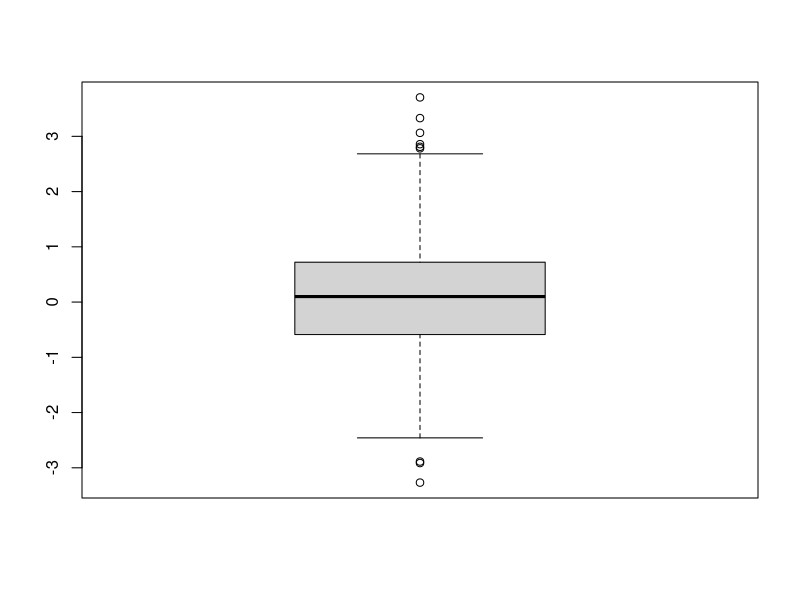
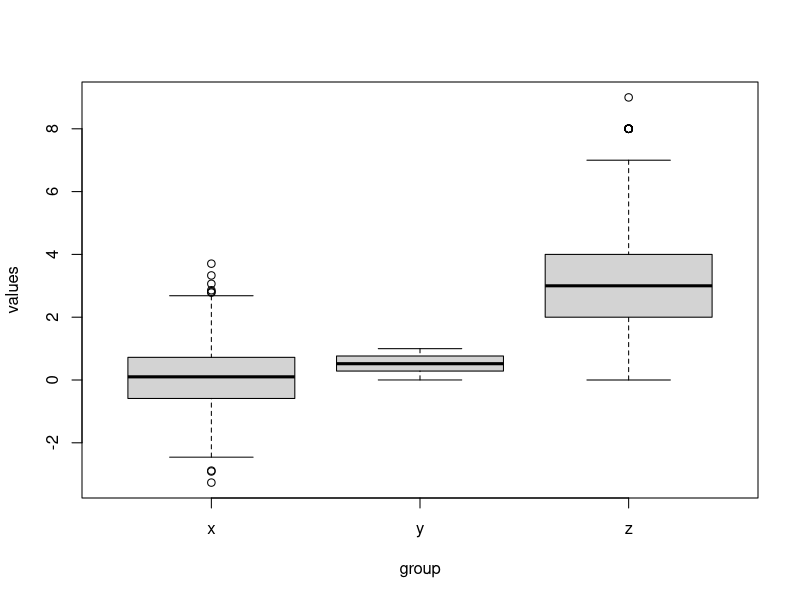
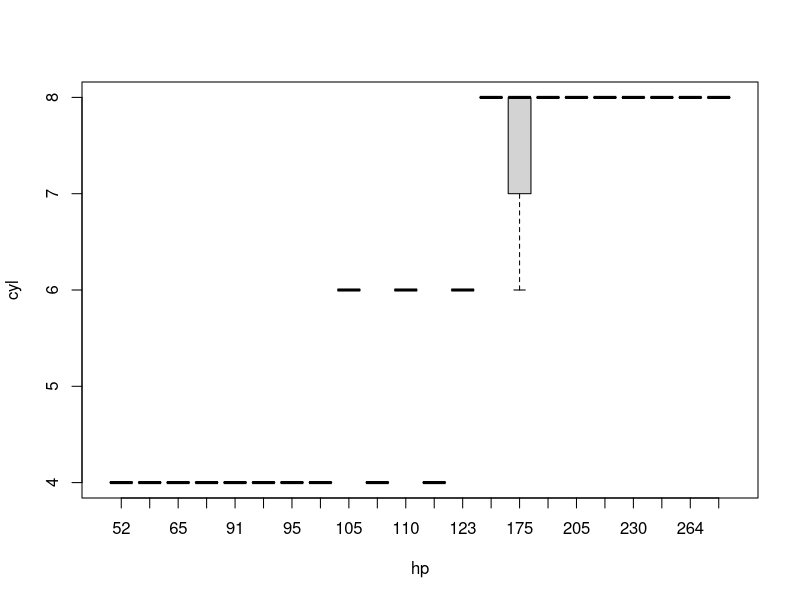
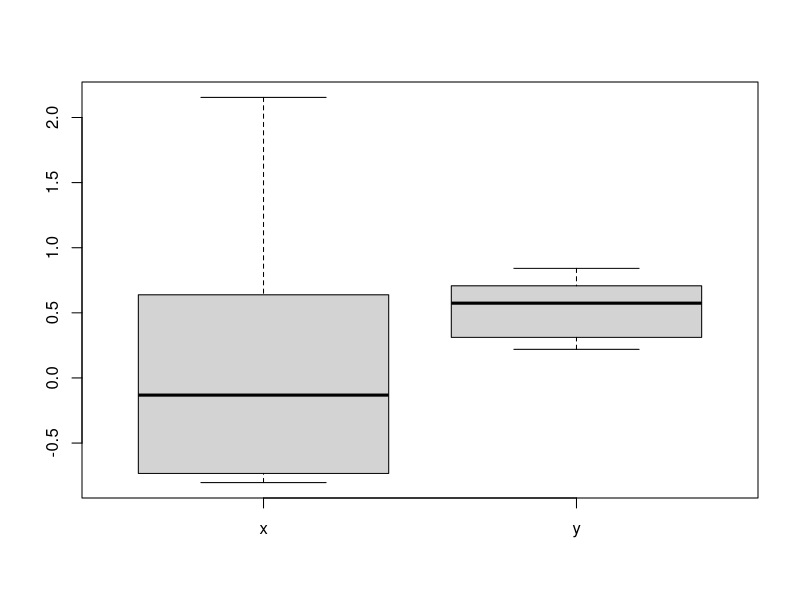
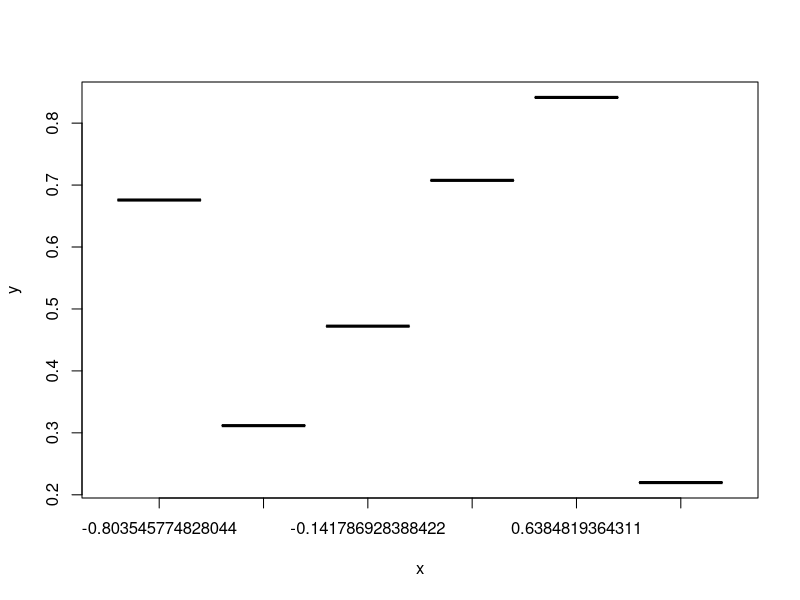
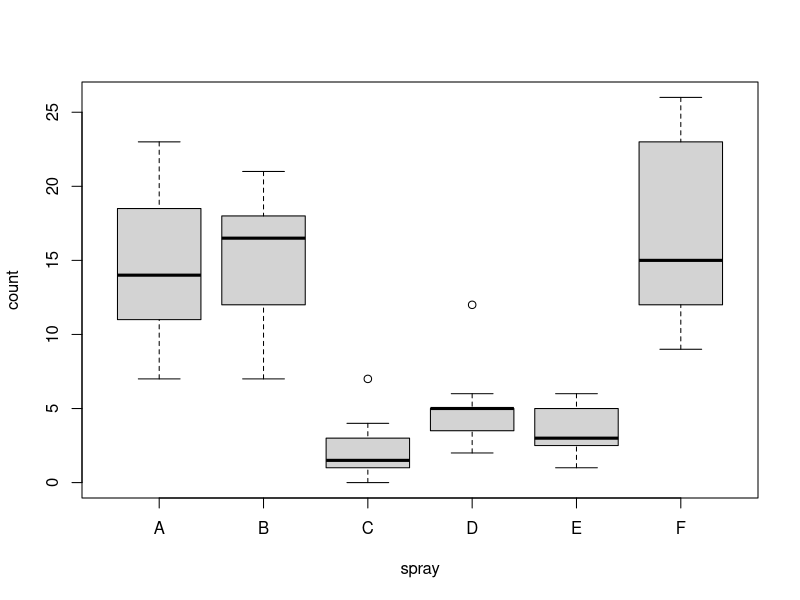
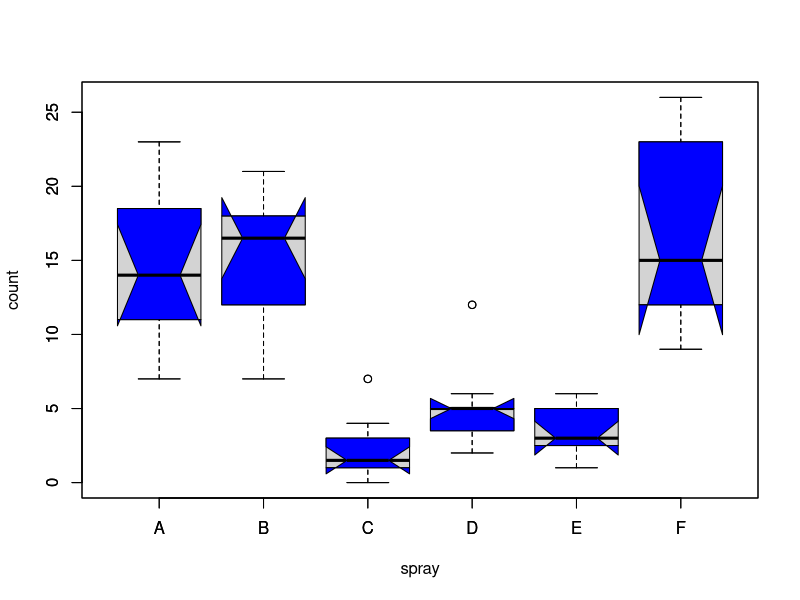
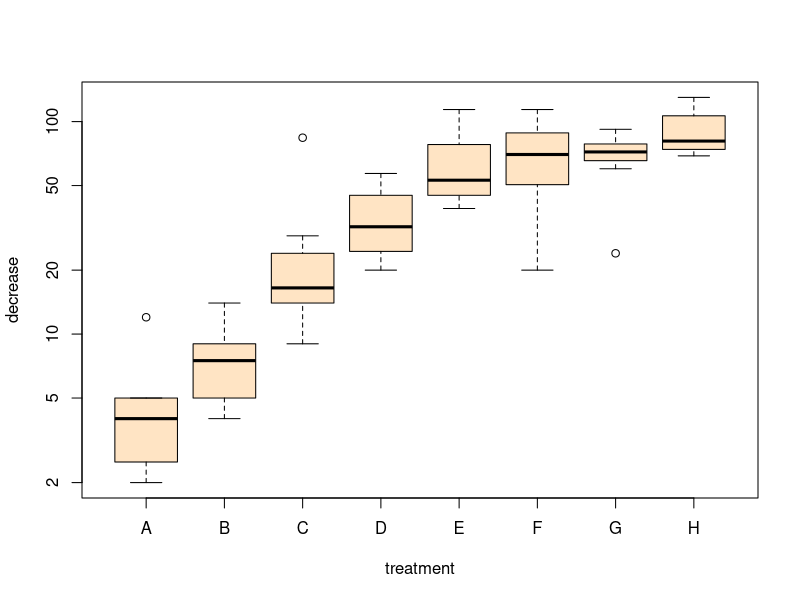

Write R code to recreate these figures, in order. (Note: this script raises an error after producing the figures.)
# Example 1: Basic Box-and-Whisker Plot in R
set.seed(8642)                                               # Create random data
x <- rnorm(1000)

boxplot(x)                                                   # Basic boxplot in R

# Example 2: Multiple Boxplots in Same Plot
y <- runif(1000)                                             # Create more variables
z <- rpois(1000, 3)

data <- data.frame(values = c(x, y, z),                      # Combine variables in data frame
                   group = c(rep("x", 1000),
                             rep("y", 1000),
                             rep("z", 1000)))

head(data)

boxplot(values ~ group, data)                                # Multiple boxplots in same graph


# Example 3: Boxplot with User-Defined Title & Labels
mtcars
mtcars <- mtcars
boxplot(cyl ~ hp, mtcars)

dados <- data.frame(x,y)
dados2 <- head(dados)
boxplot(dados2)
boxplot(y~x, dados2)




View(InsectSprays)
boxplot(count ~ spray, data = InsectSprays)
## boxplot on a formula:
boxplot(count ~ spray, data = InsectSprays, col = "lightgray")
# *add* notches (somewhat funny here <--> warning "notches .. outside hinges"):
boxplot(count ~ spray, data = InsectSprays,
        notch = TRUE, add = TRUE, col = "blue")

boxplot(decrease ~ treatment, data = OrchardSprays, col = "bisque",
        log = "y")

View(OrchardSprays)
boxplot(decrease~treatment, OrchardSprays)
boxplot(rowpos~treatment, OrchardSprays) # nao diz nada
boxplot(colpos~treatment, OrchardSprays) # nao diz nada


## horizontal=TRUE, switching  y <--> x :
boxplot(decrease ~ treatment, data = OrchardSprays, col = "bisque",
        log = "x", horizontal=TRUE)

rb <- boxplot(decrease ~ treatment, data = OrchardSprays, col = "bisque")
title("Comparing boxplot()s and non-robust mean +/- SD")
mn.t <- tapply(OrchardSprays$decrease, OrchardSprays$treatment, mean)
sd.t <- tapply(OrchardSprays$decrease, OrchardSprays$treatment, sd)
xi <- 0.3 + seq(rb$n)
points(xi, mn.t, col = "orange", pch = 18)
arrows(xi, mn.t - sd.t, xi, mn.t + sd.t,
       code = 3, col = "pink", angle = 75, length = .1)

## boxplot on a matrix:
mat <- cbind(Uni05 = (1:100)/21, Norm = rnorm(100),
             `5T` = rt(100, df = 5), Gam2 = rgamma(100, shape = 2))
boxplot(mat) # directly, calling boxplot.matrix()

## boxplot on a data frame:
df. <- as.data.frame(mat)
par(las = 1) # all axis labels horizontal
boxplot(df., main = "boxplot(*, horizontal = TRUE)", horizontal = TRUE)

## Using 'at = ' and adding boxplots -- example idea by Roger Bivand :
boxplot(len ~ dose, data = ToothGrowth,
        boxwex = 0.25, at = 1:3 - 0.2,
        subset = supp == "VC", col = "yellow",
        main = "Guinea Pigs' Tooth Growth",
        xlab = "Vitamin C dose mg",
        ylab = "tooth length",
        xlim = c(0.5, 3.5), ylim = c(0, 35), yaxs = "i")
boxplot(len ~ dose, data = ToothGrowth, add = TRUE,
        boxwex = 0.25, at = 1:3 + 0.2,
        subset = supp == "OJ", col = "orange")
legend(2, 9, c("Ascorbic acid", "Orange juice"),
       fill = c("yellow", "orange"))

## With less effort (slightly different) using factor *interaction*:
boxplot(len ~ dose:supp, data = ToothGrowth,
        boxwex = 0.5, col = c("orange", "yellow"),
        main = "Guinea Pigs' Tooth Growth",
        xlab = "Vitamin C dose mg", ylab = "tooth length",
        sep = ":", lex.order = TRUE, ylim = c(0, 35), yaxs = "i")

## more examples in  help(bxp)
# }



require(stats)
x <- c(1:100, 1000)
(b1 <- boxplot.stats(x))
(b2 <- boxplot.stats(x, do.conf = FALSE, do.out = FALSE))
stopifnot(b1 $ stats == b2 $ stats) # do.out = FALSE is still robust
boxplot.stats(x, coef = 3, do.conf = FALSE)
## no outlier treatment:
boxplot.stats(x, coef = 0)

boxplot.stats(c(x, NA)) # slight change : n is 101
(r <- boxplot.stats(c(x, -1:1/0)))
stopifnot(r$out == c(1000, -Inf, Inf))



# Vetores de dados
dados1 <- c(10, 15, 20, 25, 30)
dados2 <- c(5, 12, 18, 22, 28)

# Criar o boxplot para os dois conjuntos de dados
boxplot(dados1, dados2)
boxplot(dados1~dados2)
boxplot(dados2~dados1)




# Definir a semente aleatória para reprodução dos resultados
set.seed(123)

# Gerar dados aleatórios
dados <- data.frame(
  genero = sample(c("Masculino", "Feminino"), size = 100, replace = TRUE),
  disciplina = sample(c("Matemática", "Ciências", "História"), size = 100, replace = TRUE),
  nota = rnorm(100, mean = 70, sd = 10),
  turma = sample(c("Turma A", "Turma B", "Turma C"), size = 100, replace = TRUE)
)

# Visualizar os dados
head(dados)


boxplot(nota~genero, dados)
boxplot(genero~nota, dados) # tem que ser numérico o argumento de y
boxplot(nota~turma, dados)
boxplot(nota~disciplina, dados)



# Vetores de dados
grupo1 <- c(10, 15, 20, 25, 30)
grupo2 <- c(12, 18, 22, 28, 35)

# Criar o primeiro boxplot
boxplot(grupo1, main = "Comparação de Grupos", xlab = "Grupos", ylab = "Valores")

# Adicionar um segundo boxplot
boxplot(grupo2, add = TRUE, col = "red")

# Legenda
legend("topright", legend = c("Grupo 1", "Grupo 2"), fill = c("black", "red"))





# Vetores de dados
grupo1 <- c(10, 15, 20, 25, 30)
grupo2 <- c(12, 18, 22, 28, 35)

# Criar boxplot com varwidth desativado (largura fixa)
boxplot(grupo1, grupo2, varwidth = FALSE)

# Criar boxplot com varwidth ativado (largura variável)
boxplot(grupo1, grupo2, varwidth = TRUE)



# Vetor de dados
dados <- c(10, 15, 20, 25, 30, 100)

# Criar boxplot
boxplot(dados, outline = FALSE)

# Adicionar pontos outliers destacados
points(which(dados > boxplot.stats(dados)$stats[5]), dados[dados > boxplot.stats(dados)$stats[5]], col = "red", pch = 16)


# Vetor de dados
dados <- c(10, 15, 20, 25, 30, 100)

# Adicionar ruído aos valores usando jitter
dados_jittered <- jitter(dados)
dados_jittered

# Criar boxplot com todos os pontos visíveis
boxplot(dados_jittered, range = 0, outline = FALSE)

# Adicionar pontos
points(rep(1, length(dados_jittered)), dados_jittered, col = "blue", pch = 16)
